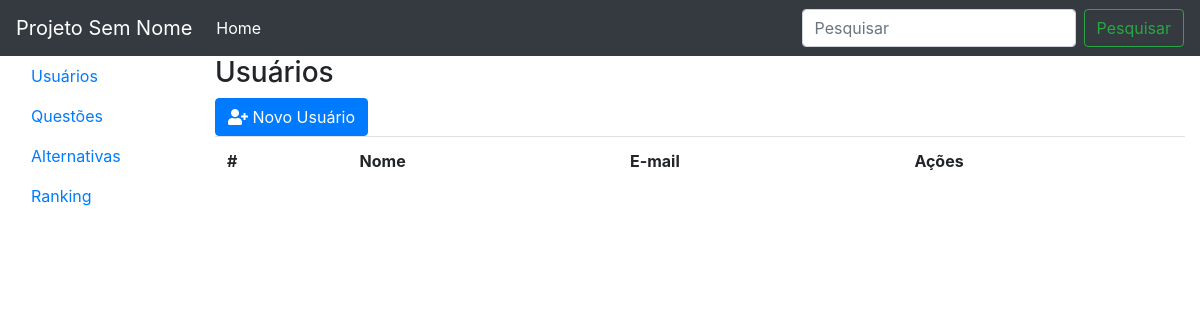
Before: /usuarios.php with the older database file.
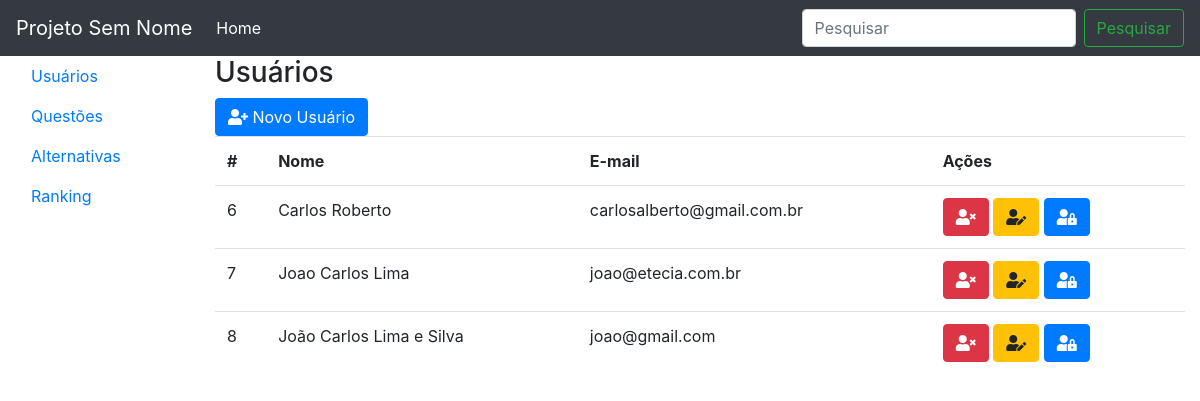
After: the same page with the newer database file.
### tables this page shows
CREATE TABLE `usuarios` (
  `idUsuario` int(11) NOT NULL,
  `nome` varchar(200) NOT NULL,
  `email` varchar(200) NOT NULL,
  `senha` varchar(200) NOT NULL
);

### UsuarioDAO.php (called while the page is built, shortened)
<?php
class UsuarioDAO{
	private $con;
	function __construct(){
		$this->con = mysqli_connect("localhost", "root", "", "projetopw");
	}
	public function buscar(){
		$sql = "SELECT * FROM usuarios";
		$rs = $this->con->query($sql);
		$listaDeUsuarios = array();
		while ($linha = $rs->fetch_object()){
			$listaDeUsuarios[] = $linha;
		}
		return $listaDeUsuarios;
	}
}
?>

### usuarios.php (the view, shortened to what this page needs)
<?php
include "UsuarioDAO.php";
$usuarioDAO = new UsuarioDAO();
$lista = $usuarioDAO->buscar();
include "cabecalho.php";
include "menu.php";
?>
			<div class="col-10">
				<h3>Usuários</h3>
				<button class="btn btn-primary" data-toggle="modal" data-target="#modalnovo">
					<i class="fas fa-user-plus"></i>
					Novo Usuário
				</button>
				<table class="table">
					<tr>
						<th>#</th>
						<th>Nome</th>
						<th>E-mail</th>
						<th>Ações</th>
					</tr>
					<?php foreach($lista as $usuario): ?>
					<tr>
						<td><?= $usuario->idUsuario ?></td>
						<td><?= $usuario->nome ?></td>
						<td><?= $usuario->email ?></td>
						<td>
							<a class="btn btn-danger" href="UsuariosController.php?acao=apagar&id=<?= $usuario->idUsuario ?>">
								<i class="fas fa-user-times"></i>
							</a>
							<button class="btn btn-warning btn-editar" data-toggle="modal" data-target="#modaleditar" data-id="<?= $usuario->idUsuario?>" data-nome="<?= $usuario->nome ?>" data-email="<?= $usuario->email ?>">
								<i class="fas fa-user-edit"></i>
							</button>
							<button class="btn btn-primary mudar-senha" data-toggle="modal" data-target="#modalsenha" data-id="<?= $usuario->idUsuario?>">
								<i class="fas fa-user-lock"></i>
							</button>
						</td>
					</tr>
					<?php endforeach ?>
				</table>
			</div>
		</div>
	</div>
</body>
</html>

### cabecalho.php (shortened to what this page needs)
<!DOCTYPE html>
<html>
<head>
	<link rel="stylesheet" href="https://stackpath.bootstrapcdn.com/bootstrap/4.1.3/css/bootstrap.min.css">
	<link rel="stylesheet" type="text/css" href="css/all.min.css">
</head>
<body>
	<nav class="navbar navbar-expand-lg navbar-dark bg-dark">
		<a class="navbar-brand" href="#">Projeto Sem Nome</a>
		<div class="collapse navbar-collapse" id="conteudoNavbarSuportado">
			<ul class="navbar-nav mr-auto">
				<li class="nav-item active">
					<a class="nav-link" href="#">Home <span class="sr-only">(página atual)</span></a>
				</li>
			</ul>
			<form class="form-inline my-2 my-lg-0">
				<input class="form-control mr-sm-2" type="search" placeholder="Pesquisar" aria-label="Pesquisar">
				<button class="btn btn-outline-success my-2 my-sm-0" type="submit">Pesquisar</button>
			</form>
		</div>
	</nav>

### menu.php
<?php $url = $_SERVER["PATH_INFO"] ?>
	<div class="container-fluid">
		<div class="row">
			<div class="col-2">
				<ul class="nav flex-column nav-pills vertical">
					<li class="nav-item">
						<a class="nav-link <?= ($url=='/usuarios')?'active':'' ?>" href="/usuarios">Usuários</a>
					</li>
					<li class="nav-item">
						<a class="nav-link <?= ($url=='/questoes')?'active':'' ?>" href="/questoes">Questões</a>
					</li>
					<li class="nav-item">
						<a class="nav-link <?= ($url=='/alternativas')?'active':'' ?>" href="\alternativas">Alternativas</a>
					</li>
					<li class="nav-item">
						<a class="nav-link" href="ranking.php">Ranking</a>
					</li>
				</ul>
			</div>

Changed rows visible on the page:
added usuarios: idUsuario "6", nome "Carlos Roberto", email "carlosalberto@gmail.com.br"
added usuarios: idUsuario "7", nome "Joao Carlos Lima", email "joao@etecia.com.br"
added usuarios: idUsuario "8", nome "João Carlos Lima e Silva", email "joao@gmail.com"
